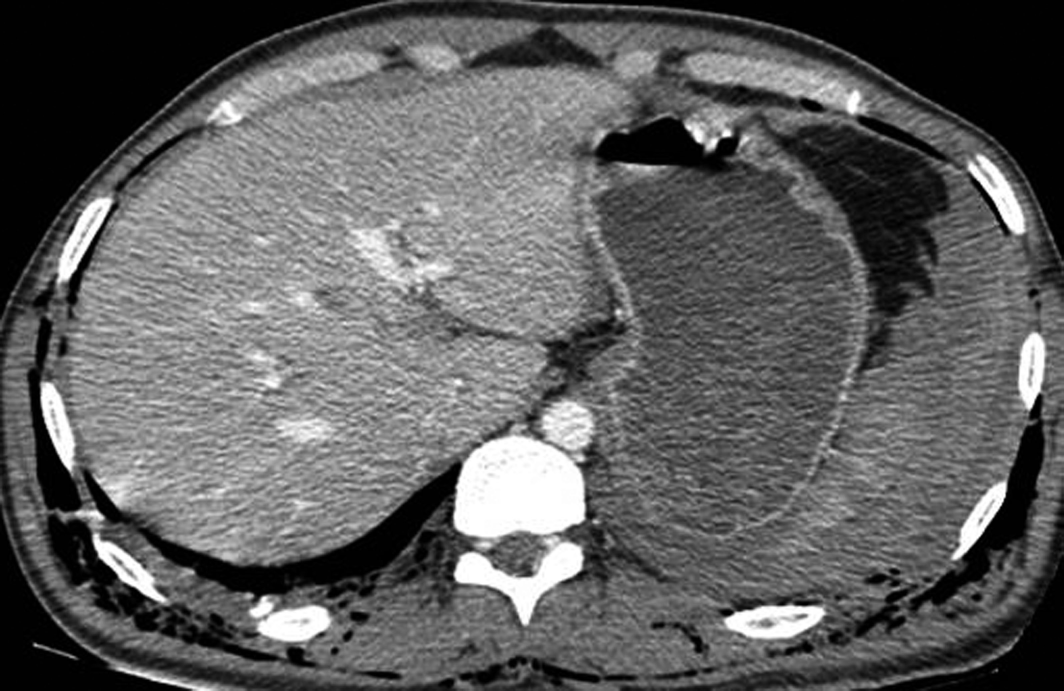
//> input picture OpenCVTest/media/ct.jpeg, 3190 x 2072 px (shown at 1/3 size)
$ ./OpenCVTest   (built with g++ and OpenCV 4)
//> lines starting //> are read from the running program, lines starting //| are printed output that depends on the picture; after the words box and inside, x2 and y2 are one past the last pixel; in counts of white or black regions, pixels touching at a corner belong together
### OpenCVTest - backup/stdafx.h
// stdafx.h : include file for standard system include files,
// or project specific include files that are used frequently, but
// are changed infrequently
//

#pragma once

#include "targetver.h"

#include <stdio.h>
#include <tchar.h>


// TODO: reference additional headers your program requires here

### OpenCVTest - backup/OpenCVTest.cpp
// OpenCVTest.cpp : Defines the entry point for the console application.
//

#include "stdafx.h"


/**
* @file Morphology_1.cpp
* @brief Erosion and Dilation sample code
* @author OpenCV team
*/

#include <iostream>
#include <vector>
#include <stdio.h>
#include <stdarg.h>
#include "opencv2/core/core.hpp"
#include "opencv2/highgui/highgui.hpp"
#include "opencv2/imgproc/imgproc.hpp"
#include "fstream"
#include "iostream"
#include <complex>
#include <cmath>

using namespace std;
using namespace cv;

#define PI 3.14159265


//-----------------------------------------------------------------------------------------------------
// Shift to center
//-----------------------------------------------------------------------------------------------------
void shiftDFT(Mat& fImage)
{
	Mat tmp, q0, q1, q2, q3;

	// first crop the image, if it has an odd number of rows or columns

	fImage = fImage(Rect(0, 0, fImage.cols & -2, fImage.rows & -2));

	int cx = fImage.cols / 2;
	int cy = fImage.rows / 2;

	// rearrange the quadrants of Fourier image
	// so that the origin is at the image center

	q0 = fImage(Rect(0, 0, cx, cy));
	q1 = fImage(Rect(cx, 0, cx, cy));
	q2 = fImage(Rect(0, cy, cx, cy));
	q3 = fImage(Rect(cx, cy, cx, cy));

	q0.copyTo(tmp);
	q3.copyTo(q0);
	tmp.copyTo(q3);

	q1.copyTo(tmp);
	q2.copyTo(q1);
	tmp.copyTo(q2);
}

/******************************************************************************/
// return a floating point spectrum magnitude image scaled for user viewing
// complexImg- input dft (2 channel floating point, Real + Imaginary fourier image)
// rearrange - perform rearrangement of DFT quadrants if true

// return value - pointer to output spectrum magnitude image scaled for user viewing

Mat CreateDisplaySpectrum(Mat& complexImg, bool rearrange)
{
	Mat planes[2];

	// compute magnitude spectrum (N.B. for display)
	// compute log(1 + sqrt(Re(DFT(img))**2 + Im(DFT(img))**2))

	split(complexImg, planes);
	magnitude(planes[0], planes[1], planes[0]);

	Mat mag = (planes[0]).clone();
	mag += Scalar::all(1);
	log(mag, mag);

	if (rearrange)
	{
		// re-arrange the quaderants
		shiftDFT(mag);
	}

	normalize(mag, mag, 0, 1, CV_MINMAX);

	return mag;

}


//-----------------------------------------------------------------------------------------------------
// Apply Fourier Transform
//-----------------------------------------------------------------------------------------------------
// [58 lines left out: function FourierTransform, not called in this run]


//-----------------------------------------------------------------------------------------------------
// Create Ramp Filter
//-----------------------------------------------------------------------------------------------------
void CreateRampFilter(Mat& dft_Filter, double a)
{
	Mat tmp = Mat(dft_Filter.rows, dft_Filter.cols, CV_32F);
	int N = dft_Filter.cols;
	int M = dft_Filter.rows;
	double step;
	step = 2*a/(N-1);

	for (int i = 0; i < dft_Filter.rows; i++)
	{
		for (int j = 0; j < dft_Filter.cols; j++)
		{
			tmp.at<float>(i, j) = abs(-a+j*step);
		}
	}

	Mat toMerge[] = { tmp, tmp };
	merge(toMerge, 2, dft_Filter);
}


//-----------------------------------------------------------------------------------------------------
// Create Hann Filter and Ramp Filter
//-----------------------------------------------------------------------------------------------------
void CreateHannFilter(Mat& dft_Filter, double a)
{
	Mat tmp = Mat(dft_Filter.rows, dft_Filter.cols, CV_32F);
	int N = dft_Filter.cols; // length
	int M = dft_Filter.rows; // 180% radon
	double step, ramp, hann;
	step = 2 * a / (N - 1);

	for (int i = 0; i < dft_Filter.rows; i++)
	{
		for (int j = 0; j < dft_Filter.cols; j++)
		{
			ramp = abs(-a + j*step);
			hann = sin(j*PI / (N-1));
			hann = pow(hann, 2.0);
			tmp.at<float>(i, j) = ramp*hann;
		}
	}

	Mat toMerge[] = { tmp, tmp };
	merge(toMerge, 2, dft_Filter);
}


//-----------------------------------------------------------------------------------------------------
// Apply Filter
//-----------------------------------------------------------------------------------------------------
void ApplyFilter (Mat& img, string FilterMethod, Mat& filterOutput)
{
	Mat imgGray, imgOutput, filterOutput_dis;	// image object(s)

	Mat padded;		// fourier image objects and arrays
	Mat complexImg, filter;
	Mat planes[2], mag;


	int N, M; // fourier image sizes

	int radius = 30;				// low pass filter parameter
	int order = 2;				// low pass filter parameter

	const string originalName = "Input Image (grayscale)"; // window name
	const string spectrumMagName = "Magnitude Image (log transformed)"; // window name
	const string lowPassName = "Ramp Filtered (grayscale)"; // window name
	const string filterName = "Filter Image"; // window nam

	// setup the DFT image sizes

	M = getOptimalDFTSize(img.rows);
	N = getOptimalDFTSize(img.cols);

	// convert input to grayscale if RGB
	if (img.channels() == 3)
		cvtColor(img, imgGray, CV_BGR2GRAY);
	else
		imgGray = img.clone();

	// setup the DFT images
	copyMakeBorder(imgGray, padded, 0, M - imgGray.rows, 0,
		N - imgGray.cols, BORDER_CONSTANT, Scalar::all(0));
	planes[0] = Mat_<float>(padded);
	planes[1] = Mat::zeros(padded.size(), CV_32F);
	merge(planes, 2, complexImg);

	// do the DFT
	dft(complexImg, complexImg);

	// construct the filter (same size as complex image)
	Mat ramp_filter, hann_filter;
	filter = complexImg.clone();
	ramp_filter = filter.clone();
	hann_filter = filter.clone();
	CreateRampFilter(ramp_filter, 1.0);
	CreateHannFilter(hann_filter, 1.0);

	// [7 lines of commented-out code are left out]


	filter = ramp_filter.clone();

	// apply filter
	shiftDFT(complexImg);
	mulSpectrums(complexImg, filter, complexImg, 0);
	shiftDFT(complexImg);

	// create magnitude spectrum for display
	mag = CreateDisplaySpectrum(complexImg, true);

	// do inverse DFT on filtered image
	idft(complexImg, complexImg);

	// split into planes and extract plane 0 as output image
	split(complexImg, planes);
	normalize(planes[0], imgOutput, 0, 1, CV_MINMAX);

	// do the same with the filter image
	split(filter, planes);
	normalize(planes[0], filterOutput_dis, 0, 1, CV_MINMAX);

	filterOutput = imgOutput.clone();


	// ***

	// display image in window

	Mat rgb = img.clone();
	normalize(rgb, rgb, 0, 1, cv::NORM_MINMAX);
	//imshow("rgb", rgb);
	//imshow(originalName, imgGray);
	imshow(spectrumMagName, mag);
	imshow(lowPassName, imgOutput);
	imshow(filterName, filterOutput_dis);
}


//-----------------------------------------------------------------------------------------------------
// Read Filtered and assign to Mat Opencv
//-----------------------------------------------------------------------------------------------------
// [28 lines left out: functions ReadMatFromTxt, WriteMatToText, not called in this run]


//-----------------------------------------------------------------------------------------------------
// Forward Radon Transform
//-----------------------------------------------------------------------------------------------------
void ForwardRadonTransform(Mat& src, Mat &dst)
{
	double w = src.cols;
	double h = src.rows;
	// calculate the diagonal
	double d = sqrt(w*w + h*h);
	// find out how much to enlarge the image so that the original version can rotate inside without loss
	double dw = (d - w) / 2;
	double dh = (d - h) / 2;

	copyMakeBorder(src, src, dh, dh, dw, dw, cv::BORDER_CONSTANT, Scalar::all(0));
	// the size of the enlarged (square) image
	w = src.cols;
	h = src.rows;
	// This will put the result
	dst = Mat::zeros(h, w, CV_32FC1);


	// Center point of rotation
	Point center = Point(w / 2, h / 2);
	double angle = 0.0;
	double scale = 1.0;

	// Rotate the image
	double angleStep = 1;

	// Radon transformation (one line - one projection)
	Mat RadonImg(180.0 / angleStep, w, CV_32FC1);

	// Rotate the image, put the result in RadonImg
	for (int i = 0; i<RadonImg.rows; i++)
	{
		Mat rot_mat = getRotationMatrix2D(center, angle, scale);
		warpAffine(src, dst, rot_mat, dst.size());
		reduce(dst, RadonImg.row(i), 0, CV_REDUCE_SUM);
		angle += angleStep;
	}
	dst /= RadonImg.rows;
	dst = RadonImg.clone();
}


//-----------------------------------------------------------------------------------------------------
// Inverse Radon Transform
//-----------------------------------------------------------------------------------------------------
void InverseRadonTransform(Mat& src, Mat &dst)
{
	src.convertTo(src, CV_32FC1);

	double d = src.cols;
	dst = Mat::zeros(d, d, CV_32FC1);
	Point center = Point(d / 2, d / 2);
	double angleStep = 1;
	double scale = 1.0;
	Mat rot_mat = getRotationMatrix2D(center, -angleStep, scale);
	for (int i = 0; i<src.rows; i++)
	{
		warpAffine(dst, dst, rot_mat, dst.size());
		for (int j = 0; j<dst.rows; j++)
		{
			dst.row(j) += src.row((src.rows - 1) - i);
		}
	}
	d = (d - d / (sqrt(2.0)))*0.55; // cut a little more
	double dw = d;
	double dh = d;
	dst = dst(Rect(dw, dh, dst.cols - 2 * dw, dst.rows - 2 * dh));
}

//-----------------------------------------------------------------------------------------------------
//
//-----------------------------------------------------------------------------------------------------
int main(int argc, char** argv)
{
	// Read and display image
	Mat res;
	Mat img = imread("C:\\Users\\RD\\Google Drive\\Working\\VS2015\\OpenCVTest\\OpenCVTest\\media\\ct.jpeg", 0);
//> img is the input picture: 2072 rows x 3190 cols, CV_8UC1; min 0, max 255, mean 95.5
	resize(img, img, Size(), 0.2, 0.2);
//> img: 414 rows x 638 cols, CV_8UC1
	namedWindow("SourceImg");
	imshow("SourceImg", img);


	// Radon and Inverse Radon transform
	Mat res_print, filterOutput, inverse_img;
	ForwardRadonTransform(img, res);
//> after the loop in ForwardRadonTransform, `for (int i = 0; i<RadonImg.rows; i++)`:
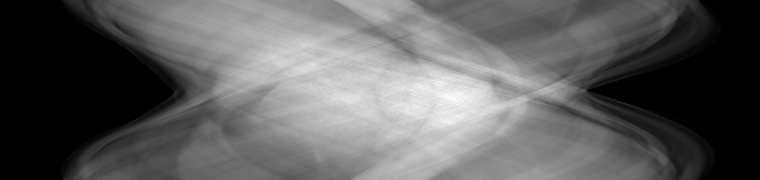
//> RadonImg: 180 rows x 760 cols, CV_32FC1; min 0, max 89187, mean 33193; drawn with min black and max white
//> after the loop in ForwardRadonTransform, `for (int i = 0; i<RadonImg.rows; i++)`: angle = 180
//> in ForwardRadonTransform, `dst /= RadonImg.rows;`:
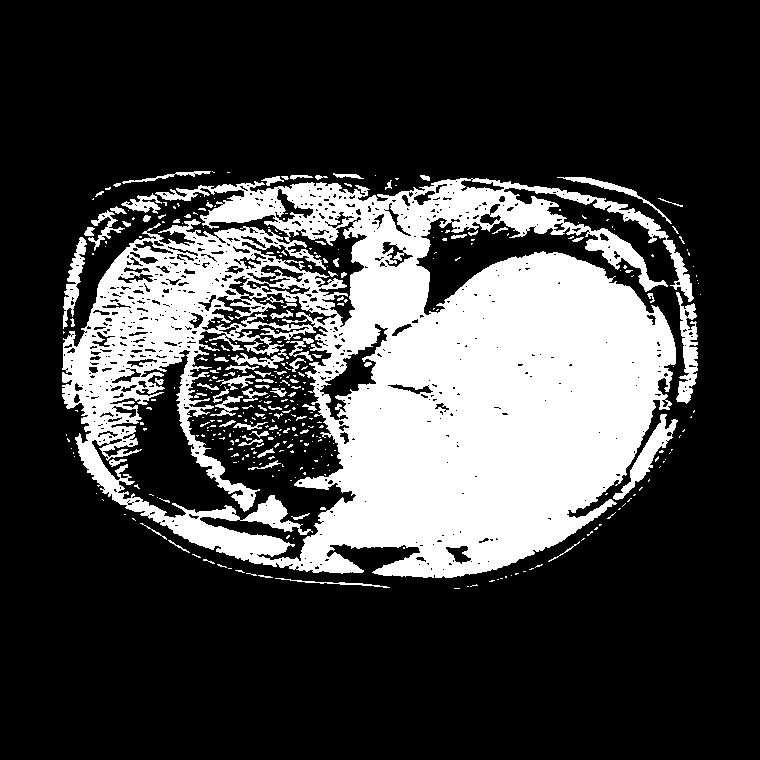
//> dst: 760 rows x 760 cols, CV_8UC1; values 0 (black) and 1 (white), 25.9% white; 386 white regions (302 under 20 px), largest, box (x1, y1, x2, y2) and area: (62, 178, 694, 578) 138405, (676, 292, 698, 404) 1286, (613, 414, 678, 500) 1234
	normalize(res, res_print, 0, 1, cv::NORM_MINMAX);
	imshow("RadonTransform", res_print);


	// Apply Filter
	string FilterMethod = "Ramp";
	ApplyFilter(res, FilterMethod, filterOutput);
//> in ApplyFilter, `planes[1] = Mat::zeros(padded.size(), CV_32F);`: planes[1]: 180 rows x 768 cols, CV_32FC1; every value is 0
//> after the loop in CreateRampFilter, `for (int i = 0; i < dft_Filter.rows; i++)`:
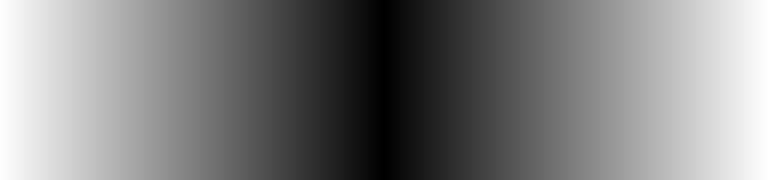
//> tmp: 180 rows x 768 cols, CV_32FC1; min 0.0013, max 1, mean 0.501
//> after the loop in CreateHannFilter, `for (int i = 0; i < dft_Filter.rows; i++)`:
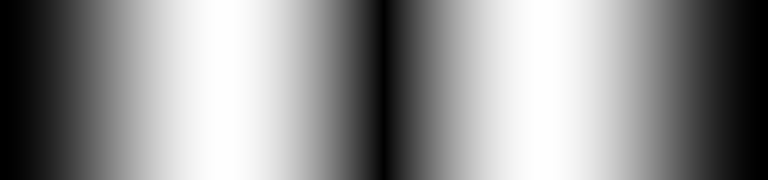
//> tmp: 180 rows x 768 cols, CV_32FC1; min 0, max 0.262, mean 0.148; drawn with min black and max white
//> in ApplyFilter, `split(complexImg, planes);`:
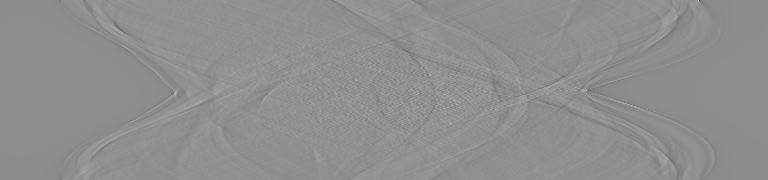
//> planes[0]: 180 rows x 768 cols, CV_32FC1; min -976219904, max 766647936, mean 5920205.5; drawn with min black and max white

	//cout << filterOutput << endl;


	// Inverse Radon Trasnform
	InverseRadonTransform(filterOutput, inverse_img);
//> after the loop in InverseRadonTransform, `for (int i = 0; i<src.rows; i++)`:
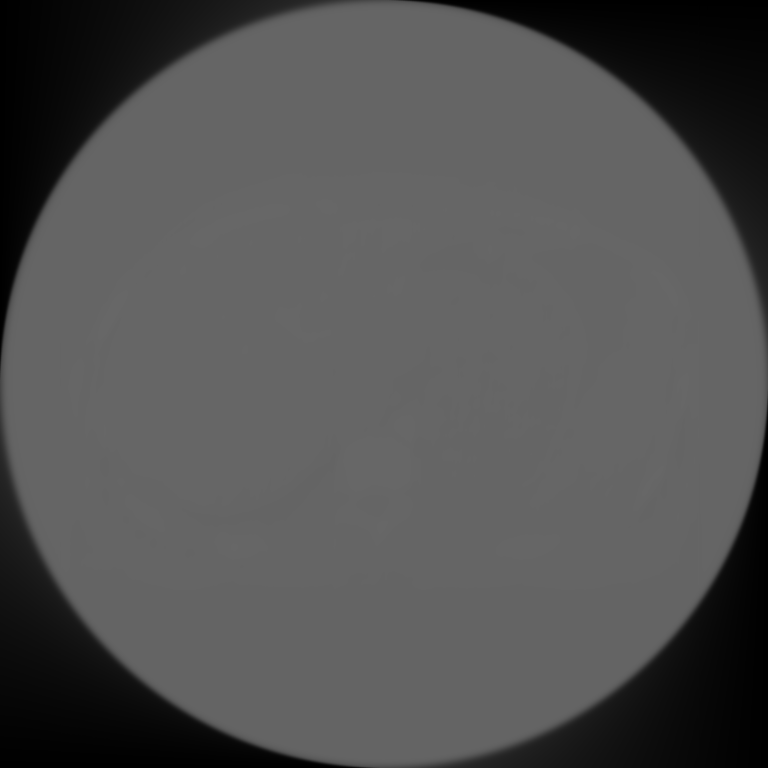
//> dst: 768 rows x 768 cols, CV_32FC1; min 0.269, max 103.6, mean 82.2
	normalize(inverse_img, inverse_img, 0, 1, cv::NORM_MINMAX);
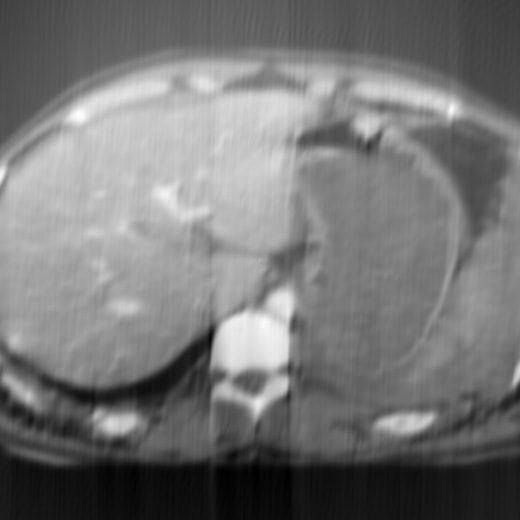
//> inverse_img: 520 rows x 520 cols, CV_32FC1; min 0, max 1, mean 0.463
	imshow("ReconstructedImage", inverse_img);


	waitKey(0);

	return 0;
}

$ run again, with OpenCVTest/media/ct - Copy.jpg copied over OpenCVTest/media/ct.jpeg
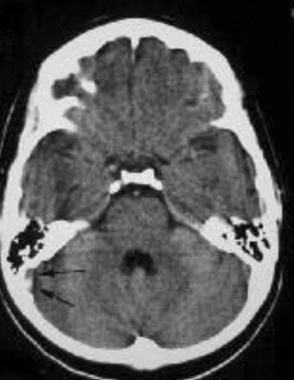
//> input picture OpenCVTest/media/ct - Copy.jpg, 294 x 380 px
//> img is the input picture: 380 rows x 294 cols, CV_8UC1; min 0, max 245, mean 89.3
//> img: 76 rows x 59 cols, CV_8UC1
//> after the loop in ForwardRadonTransform, `for (int i = 0; i<RadonImg.rows; i++)`:
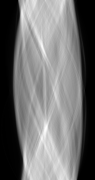
//> RadonImg: 180 rows x 95 cols, CV_32FC1; min 0, max 9618, mean 4208.6; drawn with min black and max white
//> after the loop in ForwardRadonTransform, `for (int i = 0; i<RadonImg.rows; i++)`: angle = 180
//> in InverseRadonTransform, `dst = dst(Rect(dw, dh, dst.cols - 2 * dw, dst.rows - 2 * dh));`:
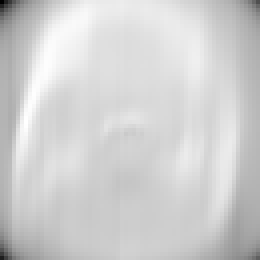
//> dst: 65 rows x 65 cols, CV_32FC1 (shown 4 times larger); min 57.91, max 94.64, mean 87.9; drawn with min black and max white
